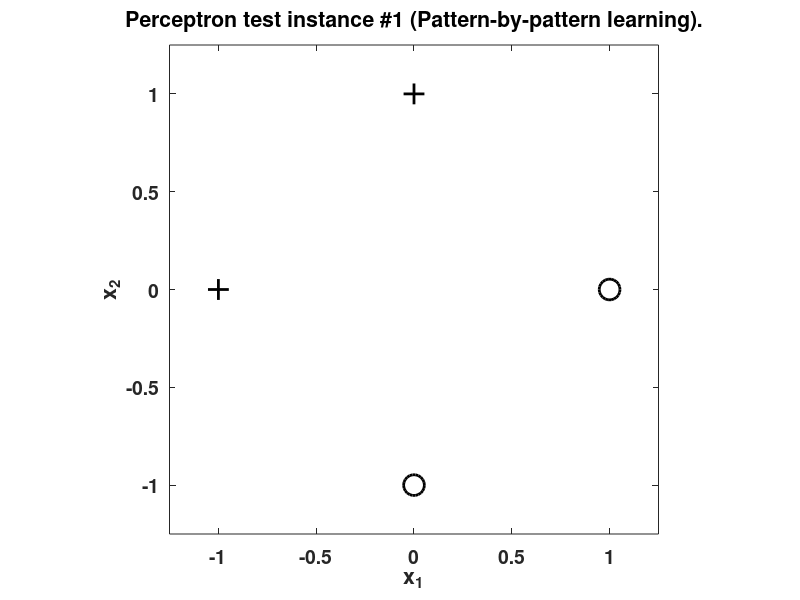

Here is the MATLAB script that generated this plot: (Note: this script raises an error after producing the figure.)
clear all;
close all;
clc;

if (exist('output.txt', 'file'))
    delete('output.txt');
end

diary('output.txt');

% ------------------------------------------------------------------------
% Perceptron test instance #1 (Pattern-by-pattern learning).
X       = [0 1 1; 1 0 -1; 0 -1 -1; -1 0 1];
w       = [0; -1];
eta     = 0.5;
maxIter = 10;

figure(1);
set(gcf, 'Units', 'normalized', 'OuterPosition', [0.05 0.05 0.9 0.9]);
plot(X([1 4], 1), X([1 4], 2), 'k+', 'MarkerSize', 15, 'LineWidth', 2); hold on;
plot(X([2 3], 1), X([2 3], 2), 'ko', 'MarkerSize', 15, 'LineWidth', 2);
xlabel('x_1', 'FontSize', 14, 'FontWeight', 'bold');
ylabel('x_2', 'FontSize', 14, 'FontWeight', 'bold');
title('Perceptron test instance #1 (Pattern-by-pattern learning).', 'FontSize', 14, 'FontWeight', 'bold');
set(gca, 'FontSize', 14, 'FontWeight', 'bold');
axis equal;
xlim([-1.25 1.25]);
ylim([-1.25 1.25]);

[wNew, iter, exitflag] = perceptronPBPL(X, w, eta, maxIter);

if (exitflag)
    x1 = [-1.25 1.25];
    x2 = -wNew(1) / wNew(2) * x1;
    plot(x1, x2, 'r-', 'LineWidth', 2); hold off;
else
    text(0, 0, 'No solution found.', 'FontSize', 14, 'FontWeight', 'bold');
    hold off;
end

saveas(gcf, '1-PBPL.pdf');

disp('Perceptron test instance #1 (Pattern-by-pattern learning).');
disp('----------------------------------------------------------');
disp(['           Exit flag:  ' num2str(exitflag)]);
disp(['       Weight vector:  ' num2str(wNew')]);
disp(['Number of iterations:  ' num2str(iter)]);


% % ------------------------------------------------------------------------
% Perceptron test instance #1 (Batch learning).
figure(2);
set(gcf, 'Units', 'normalized', 'OuterPosition', [0.05 0.05 0.9 0.9]);
plot(X([1 4], 1), X([1 4], 2), 'k+', 'MarkerSize', 15, 'LineWidth', 2); hold on;
plot(X([2 3], 1), X([2 3], 2), 'ko', 'MarkerSize', 15, 'LineWidth', 2);
xlabel('x_1', 'FontSize', 14, 'FontWeight', 'bold');
ylabel('x_2', 'FontSize', 14, 'FontWeight', 'bold');
title('Perceptron test instance #1 (Batch learning).', 'FontSize', 14, 'FontWeight', 'bold');
set(gca, 'FontSize', 14, 'FontWeight', 'bold');
axis equal;
xlim([-1.25 1.25]);
ylim([-1.25 1.25]);

[wNew, iter, exitflag] = perceptronBL(X, w, eta, maxIter);

if (exitflag)
    x1 = [-1.25 1.25];
    x2 = -wNew(1) / wNew(2) * x1;
    plot(x1, x2, 'r-', 'LineWidth', 2); hold off;
else
    text(0, 0, 'No solution found.', 'FontSize', 14, 'FontWeight', 'bold');
    hold off;
end

saveas(gcf, '1-BL.pdf');

disp([13 'Perceptron test instance #1 (Batch learning).']);
disp('---------------------------------------------');
disp(['           Exit flag:  ' num2str(exitflag)]);
disp(['       Weight vector:  ' num2str(wNew')]);
disp(['Number of iterations:  ' num2str(iter)]);


% ------------------------------------------------------------------------
% Perceptron test instance #2 (Pattern-by-pattern learning). 
X       = [0 1 1; 1 0 -1; 0 -1 1; -1 0 -1];

figure(3);
set(gcf, 'Units', 'normalized', 'OuterPosition', [0.05 0.05 0.9 0.9]);
plot(X([1 3], 1), X([1 3], 2), 'k+', 'MarkerSize', 15, 'LineWidth', 2); hold on;
plot(X([2 4], 1), X([2 4], 2), 'ko', 'MarkerSize', 15, 'LineWidth', 2);
xlabel('x_1', 'FontSize', 14, 'FontWeight', 'bold');
ylabel('x_2', 'FontSize', 14, 'FontWeight', 'bold');
title('Perceptron test instance #2 (Pattern-by-pattern learning).', 'FontSize', 14, 'FontWeight', 'bold');
set(gca, 'FontSize', 14, 'FontWeight', 'bold');
axis equal;
xlim([-1.25 1.25]);
ylim([-1.25 1.25]);

[wNew, iter, exitflag] = perceptronPBPL(X, w, eta, maxIter);

if (exitflag)
    x1 = [-1.25 1.25];
    x2 = -wNew(1) / wNew(2) * x1;
    plot(x1, x2, 'r-', 'LineWidth', 2); hold off;
else
    text(0, 0, 'No solution found.', 'FontSize', 14, 'FontWeight', 'bold');
    hold off;
end

saveas(gcf, '2-PBPL.pdf');

disp([13 'Perceptron test instance #2 (Pattern-by-pattern learning).']);
disp('----------------------------------------------------------');
disp(['           Exit flag:  ' num2str(exitflag)]);
disp(['       Weight vector:  ' num2str(wNew')]);
disp(['Number of iterations:  ' num2str(iter)]);


% % ------------------------------------------------------------------------
% % Perceptron test instance #2 (Batch learning). 
figure(4);
set(gcf, 'Units', 'normalized', 'OuterPosition', [0.05 0.05 0.9 0.9]);
plot(X([1 3], 1), X([1 3], 2), 'k+', 'MarkerSize', 15, 'LineWidth', 2); hold on;
plot(X([2 4], 1), X([2 4], 2), 'ko', 'MarkerSize', 15, 'LineWidth', 2);
xlabel('x_1', 'FontSize', 14, 'FontWeight', 'bold');
ylabel('x_2', 'FontSize', 14, 'FontWeight', 'bold');
title('Perceptron test instance #2 (Batch learning).', 'FontSize', 14, 'FontWeight', 'bold');
set(gca, 'FontSize', 14, 'FontWeight', 'bold');
axis equal;
xlim([-1.25 1.25]);
ylim([-1.25 1.25]);

[wNew, iter, exitflag] = perceptronBL(X, w, eta, maxIter);

if (exitflag)
    x1 = [-1.25 1.25];
    x2 = -wNew(1) / wNew(2) * x1;
    plot(x1, x2, 'r-', 'LineWidth', 2); hold off;
else
    text(0, 0, 'No solution found.', 'FontSize', 14, 'FontWeight', 'bold');
    hold off;
end

saveas(gcf, '2-BL.pdf');

disp([13 'Perceptron test instance #2 (Batch learning).']);
disp('---------------------------------------------');
disp(['           Exit flag:  ' num2str(exitflag)]);
disp(['       Weight vector:  ' num2str(wNew')]);
disp(['Number of iterations:  ' num2str(iter)]);

diary off;